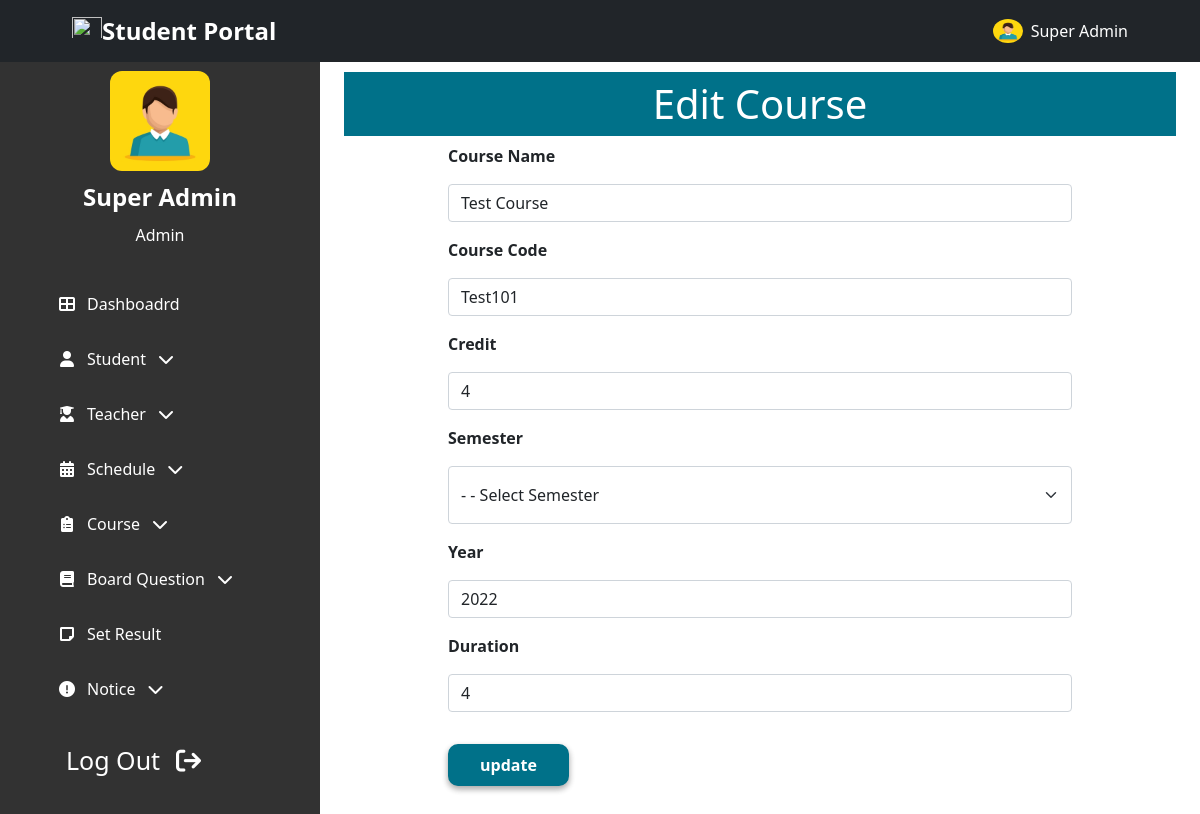
Page /admin/edit_course.php?id=4 (signed in) on the committed database.
### tables this page shows
CREATE TABLE `Courses` (
  `id` int NOT NULL,
  `course_name` varchar(100) NOT NULL,
  `course_code` varchar(10) NOT NULL,
  `credits` int NOT NULL,
  `semester` int NOT NULL,
  `year` int NOT NULL,
  `duration` int NOT NULL,
  `updated_at` timestamp NOT NULL DEFAULT CURRENT_TIMESTAMP ON UPDATE CURRENT_TIMESTAMP,
  `created_at` timestamp NOT NULL DEFAULT CURRENT_TIMESTAMP
);

### admin/backend/edit_course.php (called while the page is built, shortened)
<?php
    if(isset($_GET['id']))
    {
        $id = $_GET['id'];
        $sql    =   "SELECT * FROM `Courses` WHERE `id` = $id LIMIT 1";
        $query  =   mysqli_query($conn, $sql);
        $crs   =   mysqli_fetch_array($query);
    }
?>

### admin/edit_course.php (the view, shortened to what this page needs)
<!DOCTYPE html>
<html lang="en">
<?php
    include "admin_head.php";
    include "backend/edit_course.php";
?>
<body class="">
<?php include "../header_nav.php";?>
    <section class="header-container">
        <?php include "admin_sidebar.php";?>
    </section>
    <section id="home-container"  class="home-container active-2"">
        <div class="px-4 py-5 mt-4">
            <h1 class="common-background-2 p-2 text-center">Edit Course</h1>
                <form class="w-75 mx-auto" action="" method="post">
                    <div class="mb-3">
                        <p class="fw-bold">Course Name</p>
                        <input type="text" class="form-control" name="name" id="course_name" value="<?php echo $crs['course_name']; ?>" required>
                    </div>
                    <div class="mb-3">
                        <p class="fw-bold">Course Code</p>
                        <input type="text" class="form-control" name="code" id="course_code" value="<?php echo $crs['course_code']; ?>" required>
                    </div>
                    <div class="mb-3">
                        <p class="fw-bold">Credit</p>
                        <input type="number" class="form-control" name="credit" id="credit" min="1" max="9" value="<?php echo $crs['credits']; ?>" required>
                    </div>
                    <div class="form-floating mb-3">
                        <p class="fw-bold">Semester</p>
                        <select class="form-select py-2" id="semester" name="semester" required>
                        <option selected>- - Select Semester</option>
                        </select>
                    </div>
                    <div class="mb-3">
                        <p class="fw-bold">Year</p>
                        <input type="number" class="form-control" name="year" id="year" min="2000" max="3000" value="<?php echo $crs['year']; ?>" required>
                    </div>
                    <div class="mb-3">
                        <p class="fw-bold">Duration</p>
                        <input type="number" class="form-control" name="duration" id="duration" min="1" max="12" value="<?php echo $crs['duration']; ?>" required>
                    </div>
                    <input name="submit" class="mt-3 mx-auto fw-bold custom-btn-1" type="submit" value="update">
                </form>
        </div>
    </section>
</body>
</html>

### style.css (style rules this page uses)
body { font-family: "Roboto", sans-serif; }
.common-background-2 { background-color: #007189; color: white; }
.custom-btn-1 { border-radius: 10px; background-color: #007189; color: white; padding: 7px 30px; border: 2px solid #007189; transition: color 0.2s ease-in, background-color 0.2s ease-in; box-shadow: 0 3px 6px rgba(0, 0, 0, 0.16), 0 3px 6px rgba(0, 0, 0, 0.23); }
.header-container { position: relative; min-height: 100%; width: 100%; overflow-x: hidden; overflow-y: scroll; }
.home-container { position: absolute; height: 100%; width: calc(100% - 80px); left: 80px; top: 0%; transition: all 0.4s ease-in; }
.home-container.active-2 { width: calc(100% - 320px); left: 320px; }

### rows in the picture
courses: name "Test Course", code "Test101", credit "4", year "2022", duration "4"

### other values in the picture
$_SESSION['name'] "Super Admin"
